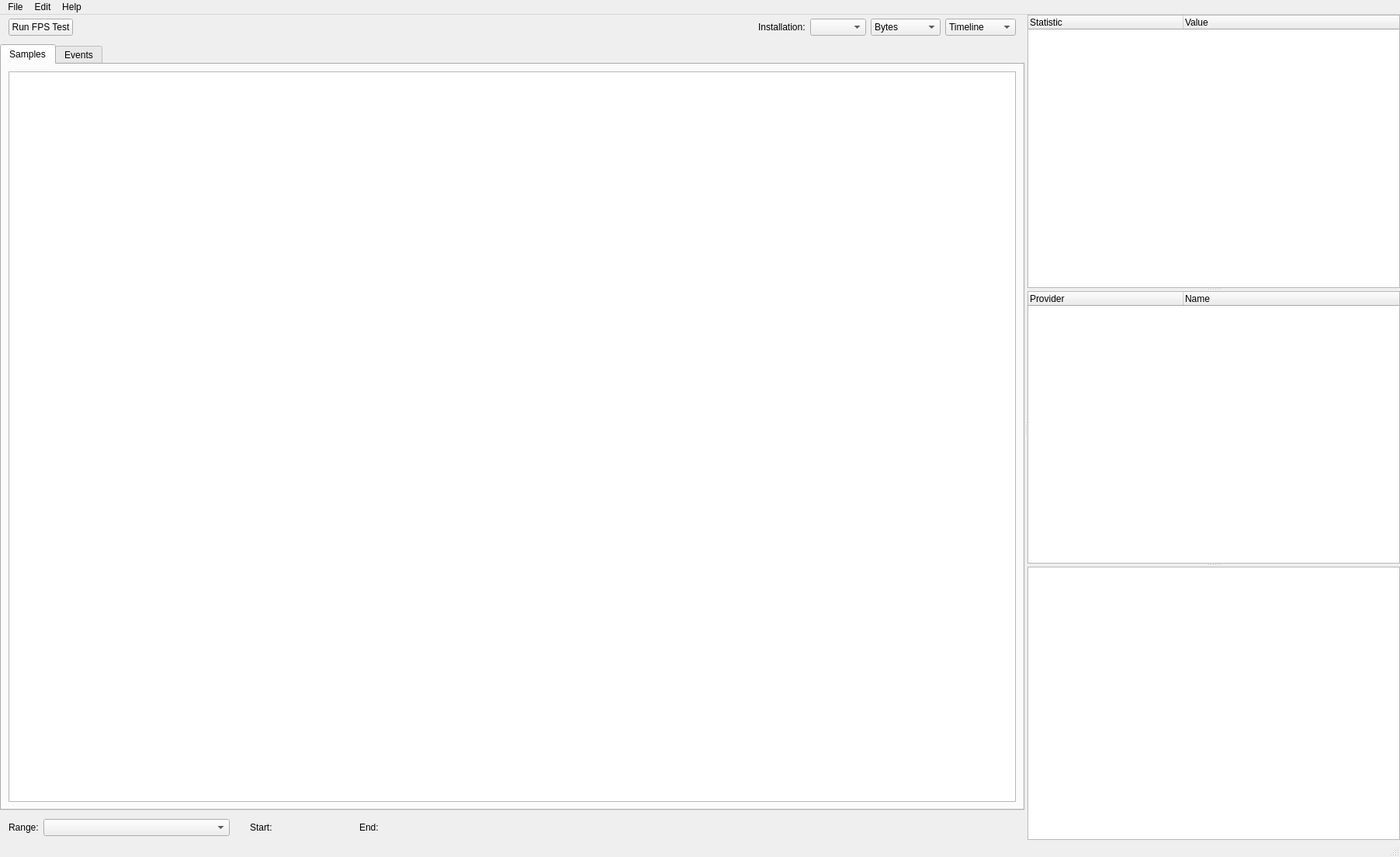
<?xml version="1.0" encoding="UTF-8"?>
<ui version="4.0">
 <class>document_window</class>
 <widget class="QMainWindow" name="document_window">
  <property name="geometry">
   <rect>
    <x>0</x>
    <y>0</y>
    <width>1804</width>
    <height>1104</height>
   </rect>
  </property>
  <property name="windowTitle">
   <string>MainWindow</string>
  </property>
  <widget class="QWidget" name="m_root_widget">
   <layout class="QHBoxLayout" name="horizontalLayout_3">
    <property name="leftMargin">
     <number>0</number>
    </property>
    <property name="topMargin">
     <number>0</number>
    </property>
    <property name="rightMargin">
     <number>0</number>
    </property>
    <property name="bottomMargin">
     <number>0</number>
    </property>
    <item>
     <widget class="QSplitter" name="m_splitter">
      <property name="maximumSize">
       <size>
        <width>16777215</width>
        <height>16777215</height>
       </size>
      </property>
      <property name="orientation">
       <enum>Qt::Orientation::Horizontal</enum>
      </property>
      <property name="childrenCollapsible">
       <bool>true</bool>
      </property>
      <widget class="QWidget" name="content_container" native="true">
       <property name="sizePolicy">
        <sizepolicy hsizetype="Expanding" vsizetype="Expanding">
         <horstretch>1</horstretch>
         <verstretch>0</verstretch>
        </sizepolicy>
       </property>
       <layout class="QVBoxLayout" name="verticalLayout_2">
        <property name="leftMargin">
         <number>0</number>
        </property>
        <property name="topMargin">
         <number>0</number>
        </property>
        <property name="rightMargin">
         <number>0</number>
        </property>
        <property name="bottomMargin">
         <number>0</number>
        </property>
        <item>
         <widget class="QWidget" name="topbar" native="true">
          <property name="minimumSize">
           <size>
            <width>0</width>
            <height>32</height>
           </size>
          </property>
          <property name="maximumSize">
           <size>
            <width>16777215</width>
            <height>32</height>
           </size>
          </property>
          <layout class="QHBoxLayout" name="horizontalLayout">
           <property name="leftMargin">
            <number>11</number>
           </property>
           <property name="topMargin">
            <number>0</number>
           </property>
           <property name="rightMargin">
            <number>11</number>
           </property>
           <property name="bottomMargin">
            <number>0</number>
           </property>
           <item>
            <widget class="QPushButton" name="m_run_tests">
             <property name="text">
              <string>Run FPS Test</string>
             </property>
            </widget>
           </item>
           <item>
            <spacer name="horizontalSpacer">
             <property name="orientation">
              <enum>Qt::Orientation::Horizontal</enum>
             </property>
             <property name="sizeHint" stdset="0">
              <size>
               <width>40</width>
               <height>20</height>
              </size>
             </property>
            </spacer>
           </item>
           <item>
            <widget class="QLabel" name="label_2">
             <property name="text">
              <string>Installation:</string>
             </property>
            </widget>
           </item>
           <item>
            <widget class="QComboBox" name="m_installation_selector"/>
           </item>
           <item>
            <widget class="QComboBox" name="m_memory_scaling">
             <item>
              <property name="text">
               <string>Bytes</string>
              </property>
             </item>
             <item>
              <property name="text">
               <string>Kilobytes</string>
              </property>
             </item>
             <item>
              <property name="text">
               <string>Megabytes</string>
              </property>
             </item>
             <item>
              <property name="text">
               <string>Gigabytes</string>
              </property>
             </item>
            </widget>
           </item>
           <item>
            <widget class="QComboBox" name="m_mode_selector">
             <item>
              <property name="text">
               <string>Timeline</string>
              </property>
             </item>
             <item>
              <property name="text">
               <string>Distribution</string>
              </property>
             </item>
            </widget>
           </item>
          </layout>
         </widget>
        </item>
        <item>
         <widget class="QTabWidget" name="tabWidget">
          <property name="currentIndex">
           <number>0</number>
          </property>
          <widget class="QWidget" name="page_0">
           <attribute name="title">
            <string>Samples</string>
           </attribute>
           <layout class="QVBoxLayout" name="verticalLayout">
            <item>
             <widget class="chart_widget" name="m_chart_view"/>
            </item>
           </layout>
          </widget>
          <widget class="QWidget" name="m_timeline_page">
           <attribute name="title">
            <string>Events</string>
           </attribute>
           <layout class="QVBoxLayout" name="verticalLayout">
            <item>
             <widget class="QSplitter" name="splitter_2">
              <property name="sizePolicy">
               <sizepolicy hsizetype="Preferred" vsizetype="Expanding">
                <horstretch>0</horstretch>
                <verstretch>0</verstretch>
               </sizepolicy>
              </property>
              <property name="orientation">
               <enum>Qt::Orientation::Vertical</enum>
              </property>
              <widget class="timeline_widget" name="m_timeline_widget">
               <property name="sizePolicy">
                <sizepolicy hsizetype="Expanding" vsizetype="Expanding">
                 <horstretch>0</horstretch>
                 <verstretch>1</verstretch>
                </sizepolicy>
               </property>
              </widget>
              <widget class="QTreeWidget" name="m_timeline_tree">
               <column>
                <property name="text">
                 <string>Event</string>
                </property>
               </column>
               <column>
                <property name="text">
                 <string>Duration</string>
                </property>
               </column>
               <column>
                <property name="text">
                 <string>Path</string>
                </property>
               </column>
              </widget>
             </widget>
            </item>
           </layout>
          </widget>
         </widget>
        </item>
        <item>
         <widget class="QWidget" name="bottombar" native="true">
          <property name="minimumSize">
           <size>
            <width>0</width>
            <height>32</height>
           </size>
          </property>
          <property name="maximumSize">
           <size>
            <width>16777215</width>
            <height>32</height>
           </size>
          </property>
          <layout class="QHBoxLayout" name="horizontalLayout_2">
           <property name="leftMargin">
            <number>11</number>
           </property>
           <property name="topMargin">
            <number>0</number>
           </property>
           <property name="rightMargin">
            <number>11</number>
           </property>
           <property name="bottomMargin">
            <number>0</number>
           </property>
           <item>
            <widget class="QLabel" name="label">
             <property name="text">
              <string>Range:</string>
             </property>
            </widget>
           </item>
           <item>
            <widget class="QComboBox" name="m_event_picker">
             <property name="sizePolicy">
              <sizepolicy hsizetype="Preferred" vsizetype="Fixed">
               <horstretch>0</horstretch>
               <verstretch>0</verstretch>
              </sizepolicy>
             </property>
             <property name="minimumSize">
              <size>
               <width>240</width>
               <height>0</height>
              </size>
             </property>
            </widget>
           </item>
           <item>
            <spacer name="horizontalSpacer_4">
             <property name="orientation">
              <enum>Qt::Orientation::Horizontal</enum>
             </property>
             <property name="sizeType">
              <enum>QSizePolicy::Policy::Fixed</enum>
             </property>
             <property name="sizeHint" stdset="0">
              <size>
               <width>20</width>
               <height>20</height>
              </size>
             </property>
            </spacer>
           </item>
           <item>
            <widget class="QLabel" name="end_label">
             <property name="text">
              <string>Start:</string>
             </property>
            </widget>
           </item>
           <item>
            <widget class="time_picker_widget" name="m_start_edit" native="true">
             <property name="minimumSize">
              <size>
               <width>80</width>
               <height>0</height>
              </size>
             </property>
            </widget>
           </item>
           <item>
            <spacer name="horizontalSpacer_2">
             <property name="orientation">
              <enum>Qt::Orientation::Horizontal</enum>
             </property>
             <property name="sizeType">
              <enum>QSizePolicy::Policy::Fixed</enum>
             </property>
             <property name="sizeHint" stdset="0">
              <size>
               <width>20</width>
               <height>20</height>
              </size>
             </property>
            </spacer>
           </item>
           <item>
            <widget class="QLabel" name="start_label">
             <property name="text">
              <string>End:</string>
             </property>
            </widget>
           </item>
           <item>
            <widget class="time_picker_widget" name="m_end_edit" native="true">
             <property name="minimumSize">
              <size>
               <width>80</width>
               <height>0</height>
              </size>
             </property>
            </widget>
           </item>
           <item>
            <spacer name="horizontalSpacer_3">
             <property name="orientation">
              <enum>Qt::Orientation::Horizontal</enum>
             </property>
             <property name="sizeHint" stdset="0">
              <size>
               <width>40</width>
               <height>20</height>
              </size>
             </property>
            </spacer>
           </item>
          </layout>
         </widget>
        </item>
       </layout>
      </widget>
      <widget class="QSplitter" name="m_splitter_vertical">
       <property name="sizePolicy">
        <sizepolicy hsizetype="Minimum" vsizetype="Expanding">
         <horstretch>0</horstretch>
         <verstretch>0</verstretch>
        </sizepolicy>
       </property>
       <property name="minimumSize">
        <size>
         <width>480</width>
         <height>0</height>
        </size>
       </property>
       <property name="orientation">
        <enum>Qt::Orientation::Vertical</enum>
       </property>
       <property name="childrenCollapsible">
        <bool>false</bool>
       </property>
       <widget class="QTreeWidget" name="m_overview_view">
        <property name="selectionMode">
         <enum>QAbstractItemView::SelectionMode::NoSelection</enum>
        </property>
        <attribute name="headerDefaultSectionSize">
         <number>200</number>
        </attribute>
        <column>
         <property name="text">
          <string notr="true">Statistic</string>
         </property>
        </column>
        <column>
         <property name="text">
          <string>Value</string>
         </property>
        </column>
       </widget>
       <widget class="QTreeWidget" name="m_providers_view">
        <property name="selectionMode">
         <enum>QAbstractItemView::SelectionMode::NoSelection</enum>
        </property>
        <attribute name="headerDefaultSectionSize">
         <number>200</number>
        </attribute>
        <column>
         <property name="text">
          <string notr="true">Provider</string>
         </property>
        </column>
        <column>
         <property name="text">
          <string>Name</string>
         </property>
        </column>
       </widget>
       <widget class="QChartView" name="m_statistics_view">
        <property name="minimumSize">
         <size>
          <width>0</width>
          <height>300</height>
         </size>
        </property>
       </widget>
      </widget>
     </widget>
    </item>
   </layout>
  </widget>
  <widget class="QMenuBar" name="menubar">
   <property name="geometry">
    <rect>
     <x>0</x>
     <y>0</y>
     <width>1804</width>
     <height>33</height>
    </rect>
   </property>
   <widget class="QMenu" name="menuFile">
    <property name="title">
     <string>File</string>
    </property>
    <widget class="QMenu" name="m_menu_recents">
     <property name="title">
      <string>Recent Traces...</string>
     </property>
     <addaction name="m_action_clear_recents"/>
    </widget>
    <addaction name="m_action_new"/>
    <addaction name="m_action_open"/>
    <addaction name="m_menu_recents"/>
    <addaction name="separator"/>
    <addaction name="m_action_save"/>
    <addaction name="separator"/>
    <addaction name="m_action_close"/>
    <addaction name="separator"/>
    <addaction name="m_action_exit"/>
   </widget>
   <widget class="QMenu" name="menuEdit">
    <property name="title">
     <string>Edit</string>
    </property>
   </widget>
   <widget class="QMenu" name="menuHelp">
    <property name="title">
     <string>Help</string>
    </property>
    <addaction name="m_action_about"/>
   </widget>
   <addaction name="menuFile"/>
   <addaction name="menuEdit"/>
   <addaction name="menuHelp"/>
  </widget>
  <widget class="QStatusBar" name="statusbar"/>
  <action name="actionAbout">
   <property name="text">
    <string>About</string>
   </property>
  </action>
  <action name="m_action_open">
   <property name="text">
    <string>Open Trace</string>
   </property>
   <property name="shortcut">
    <string>Ctrl+O</string>
   </property>
  </action>
  <action name="m_action_about">
   <property name="text">
    <string>About</string>
   </property>
  </action>
  <action name="m_action_exit">
   <property name="text">
    <string>Exit</string>
   </property>
  </action>
  <action name="m_action_save">
   <property name="text">
    <string>Save Trace</string>
   </property>
  </action>
  <action name="m_action_new">
   <property name="text">
    <string>New Window</string>
   </property>
  </action>
  <action name="m_action_clear_recents">
   <property name="text">
    <string>Clear Menu</string>
   </property>
  </action>
  <action name="m_action_close">
   <property name="text">
    <string>Close Trace</string>
   </property>
  </action>
 </widget>
 <customwidgets>
  <customwidget>
   <class>time_picker_widget</class>
   <extends>QWidget</extends>
   <header>widgets/time_picker_widget.h</header>
   <container>1</container>
  </customwidget>
  <customwidget>
   <class>timeline_widget</class>
   <extends>QGraphicsView</extends>
   <header>widgets/timeline_widget.h</header>
   <slots>
    <slot>zoomIn()</slot>
    <slot>zoomOut()</slot>
   </slots>
  </customwidget>
  <customwidget>
   <class>QChartView</class>
   <extends>QGraphicsView</extends>
   <header location="global">QtCharts/QtCharts</header>
  </customwidget>
  <customwidget>
   <class>chart_widget</class>
   <extends>QGraphicsView</extends>
   <header>widgets/chart_widget.h</header>
  </customwidget>
 </customwidgets>
 <resources/>
 <connections/>
</ui>
